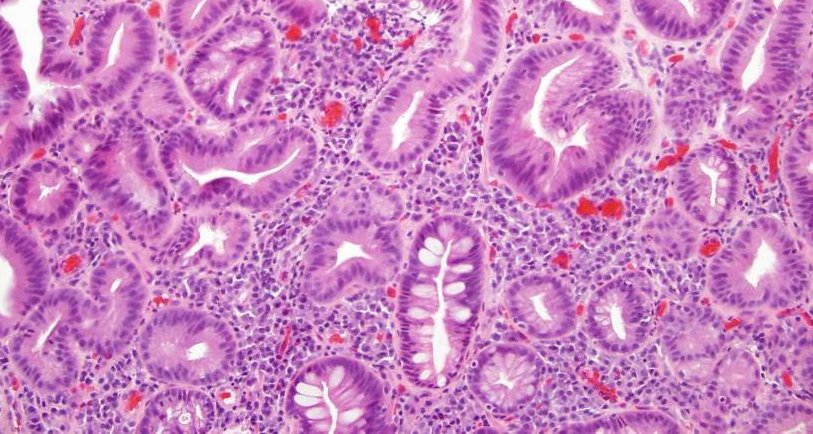
#> input picture imageClassification/MultipleClassClassification/Code/Picture4-small_parial.bmp, 813 x 434 px
$ jupyter execute --allow-errors MultipleClassClassification.ipynb
#> lines starting #> are read from the running program, lines starting #| are printed output that depends on the picture; after the words box and inside, x2 and y2 are one past the last pixel; in counts of white or black regions, pixels touching at a corner belong together
[cell 1]
import numpy as np
import cv2
import math

[cell 2]
img = cv2.imread("Picture4-small_parial.bmp",0)
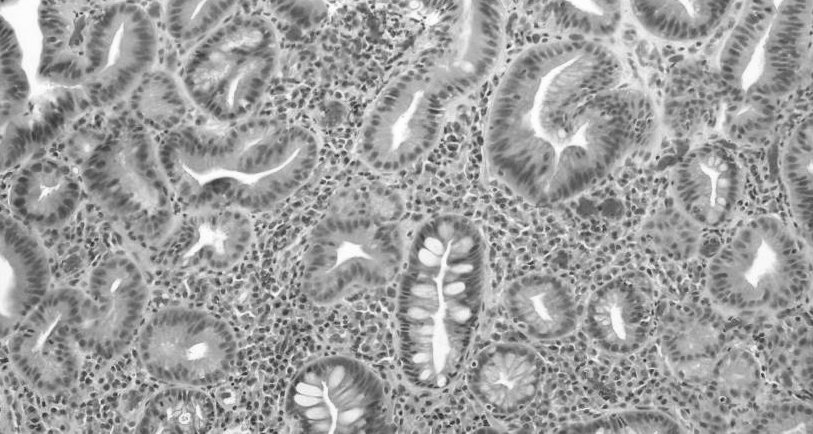
#> img: shape (434, 813); min 28, max 255, mean 158.8

[cell 3]
def ClassifyImage(img,ClassA,ClassB,ClassC,blockSize,jumpSize):
    m,n = img.shape
    newImgA = np.copy(img)
    newImgB = np.copy(img)
    newImgC = np.copy(img)
    scoreA=0
    scoreB=0
    scoreC=0
    for i in range(0,m-int(blockSize/2),jumpSize):
        for j in range(0,n-int(blockSize/2),jumpSize):
            block = createBlocks(img,i,j,blockSize)
            if(compare(block,ClassA) > 80):
                scoreA+=1
                newImgA = createBoundingBox(newImgA,i,j,blockSize)
            if(compare(block,ClassB) > 75):
                scoreB+=1
                newImgB = createBoundingBox(newImgB,i,j,blockSize)
            if(compare(block,ClassC) > 80):
                scoreC+=1
                newImgC = createBoundingBox(newImgC,i,j,blockSize)
    cv2.imwrite("newImgA.jpg",newImgA)
    cv2.imwrite("newImgB.jpg",newImgB)
    cv2.imwrite("newImgC.jpg",newImgC)
    print(scoreA,scoreB,scoreC)

[cell 4]
def createBoundingBox(img,x,y,blockSize):
    if(x + blockSize > len(img)):
        blockSize = len(img) - x -1
    if(y + blockSize > len(img[0])):
        blockSize = len(img[0]) - y -1
    for i in range(x,x+blockSize):
        img[i][y] = 0
    for i in range(y,y+blockSize):
        img[x][i] = 0
    for i in range(x,x+blockSize):
        img[i][y+blockSize] = 0
    for i in range(y,y+blockSize):
        img[x+blockSize][i] = 0
    return img

[cell 5]
def createBlocks(img,x,y,blockSize):
    blocks=[]
    block=[]
    for j in range(0,blockSize):
        xblock=[]
        for i in range(0,blockSize):
            if(((x+j) < len(img)) and ((y+i) < len(img[0]))):
                xblock.append(img[x+j][y+i])
        block.append(xblock)
    blocks.append(block)
    return np.array(block)

[cell 6]
def createDCTMatrix(size):
    matrix = np.zeros((size,size))
    for i in range(0,len(matrix)):
        for j in range(0,len(matrix[0])):
            if(i == 0):
                matrix[i][j] = (1/size) ** 0.5
            else:
                term = ((2*j)+1)*math.pi*i
                term = term/(2*size)
                matrix[i][j] = (((2/size) **0.5) * math.cos(term))
    return matrix

[cell 7]
def compare(block1,block2):
    #histogram Analysis
    score = 0
    error = 0
    hist1 = make_dict_block(block1)
    hist2 = make_dict_block(block2)
    for i in hist1.keys():
        if(i in hist2):
            if((hist1[i]+15)>hist2[i]>(hist1[i]-15)):
                score+=1
            else:
                error -=1
        else:
            error -=1
    percentage1 = ((score + error) / (score - error)) *100

    #Sum of squared error
    b1 = sumOfBlocks(block1)
    b2 = sumOfBlocks(block2)
    percentage2 = (max(b1,b2)/ min(b1,b2)) *100

    #-----------------
    percentage = (0.7 * percentage1) + (0.3 * percentage2)
    return percentage

[cell 8]
def getMax(matrix, noOfPixel):
    m = []
    newMatrix = np.zeros((len(matrix),len(matrix[0])))
    for i in range(0,len(matrix)):
        for j in range(0,len(matrix[0])):
            newMatrix[i][j] = abs(matrix[i][j])

    while(len(m) != noOfPixel):
        maximum=0
        for i in range(0,len(matrix)):
            for j in range(0,len(matrix[0])):
                if(matrix[i][j] not in m):
                    if(newMatrix[i][j]>maximum):
                        maximum = matrix[i][j]
        m.append(maximum)
    return m

[cell 9]
def sumOfBlocks(block):
    su = 0
    for i in block:
        for j in i:
            su +=j
    return su

[cell 10]
def make_dict_block(arr):
    d = dict()
    for i in arr:
        for j in i:
            if(j not in d.keys()):
                d[j] = 1
            else:
                d[j] +=1
    return d

[cell 11]
ClassA = (np.array(createBlocks(img,285,230,80)))
#> after the loop in createBlocks, `for j in range(0,blockSize):`: block = 80 items
#> in createBlocks, `return np.array(block)`:
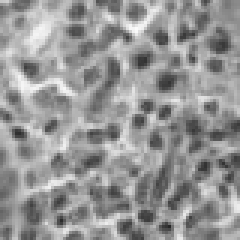
#> returned value: shape (80, 80) (shown 3 times larger); min 39, max 251, mean 149.7
ClassB = (np.array(createBlocks(img,270,504,80)))
#> call 2 of createBlocks, with x = 270, y = 504, blockSize = 80
#> in createBlocks (call 2), `return np.array(block)`:
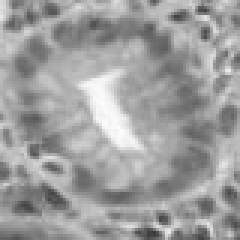
#> returned value: shape (80, 80) (shown 3 times larger); min 57, max 254, mean 157.9
ClassC = (np.array(createBlocks(img,200,400,80)))
#> call 3 of createBlocks, with x = 200, y = 400, blockSize = 80
#> in createBlocks (call 3), `return np.array(block)`:
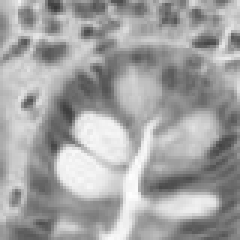
#> returned value: shape (80, 80) (shown 3 times larger); min 56, max 254, mean 163.1
#> (the rest of this cell did not finish here and is left out)

#> the loop in ClassifyImage, `for i in range(0,m-int(blockSize/2),jumpSize):` made 10 passes
#> after the loop in ClassifyImage, `for i in range(0,m-int(blockSize/2),jumpSize):`:
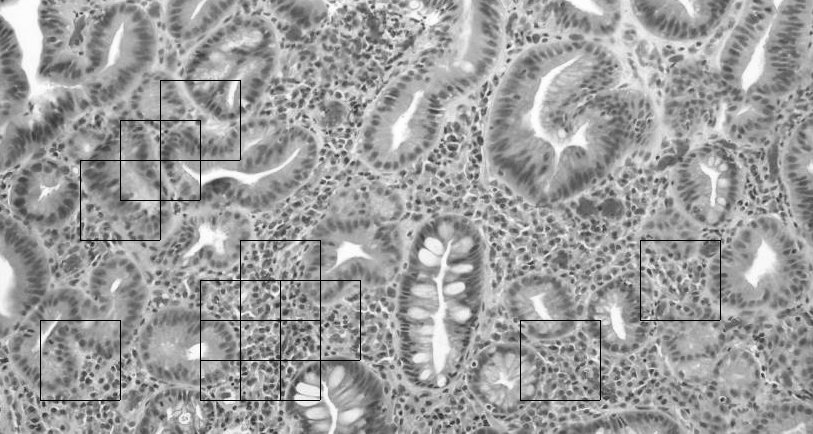
#> newImgA: shape (434, 813); 0.9% of pixels changed, all inside (x1, y1, x2, y2) = (40, 80, 721, 401)
#> after the loop in ClassifyImage, `for i in range(0,m-int(blockSize/2),jumpSize):`:
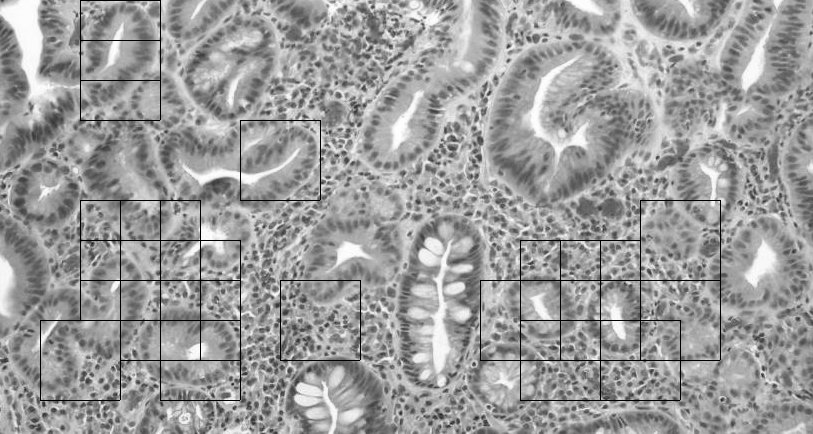
#> newImgB: shape (434, 813); 1.39% of pixels changed, all inside (x1, y1, x2, y2) = (40, 0, 721, 401)
#> after the loop in ClassifyImage, `for i in range(0,m-int(blockSize/2),jumpSize):`:
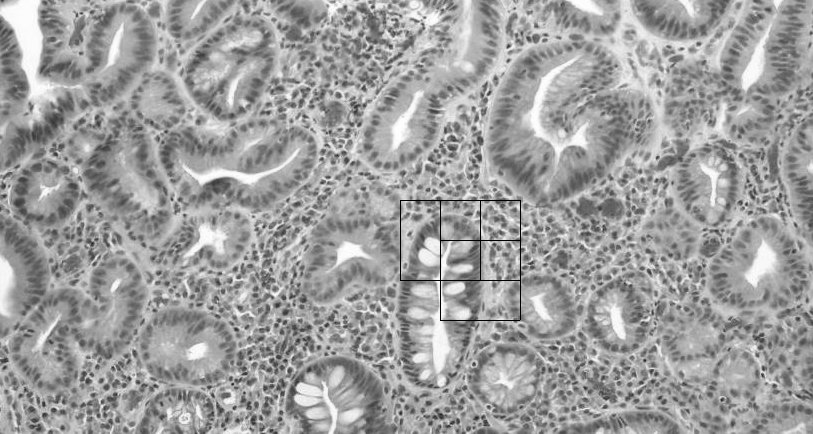
#> newImgC: shape (434, 813); 0.23% of pixels changed, all inside (x1, y1, x2, y2) = (400, 200, 521, 321)
